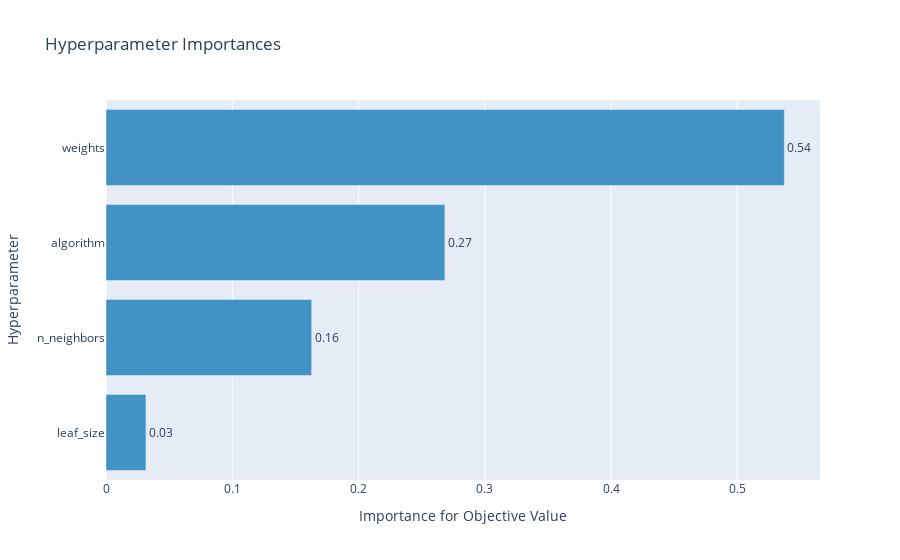

Write notebook code for a chart like this one.
### Code cell
optuna.visualization.plot_param_importances(study)

### Figure 1 — Plotly figure (JSON) as saved in the notebook; plotly's stock layout.template omitted (floating-point values rounded to 4 significant figures)
{"data": [{"cliponaxis": false, "hovertemplate": ["leaf_size (IntDistribution): 0.03162737601147661<extra></extra>", "n_neighbors (IntDistribution): 0.16286693535050528<extra></extra>", "algorithm (CategoricalDistribution): 0.2683516843139504<extra></extra>", "weights (CategoricalDistribution): 0.5371540043240679<extra></extra>"], "marker": {"color": "rgb(66,146,198)"}, "orientation": "h", "text": ["0.03", "0.16", "0.27", "0.54"], "textposition": "outside", "type": "bar", "x": [0.03163, 0.1629, 0.2684, 0.5372], "y": ["leaf_size", "n_neighbors", "algorithm", "weights"]}], "layout": {"showlegend": false, "title": {"text": "Hyperparameter Importances"}, "xaxis": {"title": {"text": "Importance for Objective Value"}}, "yaxis": {"title": {"text": "Hyperparameter"}}}}
